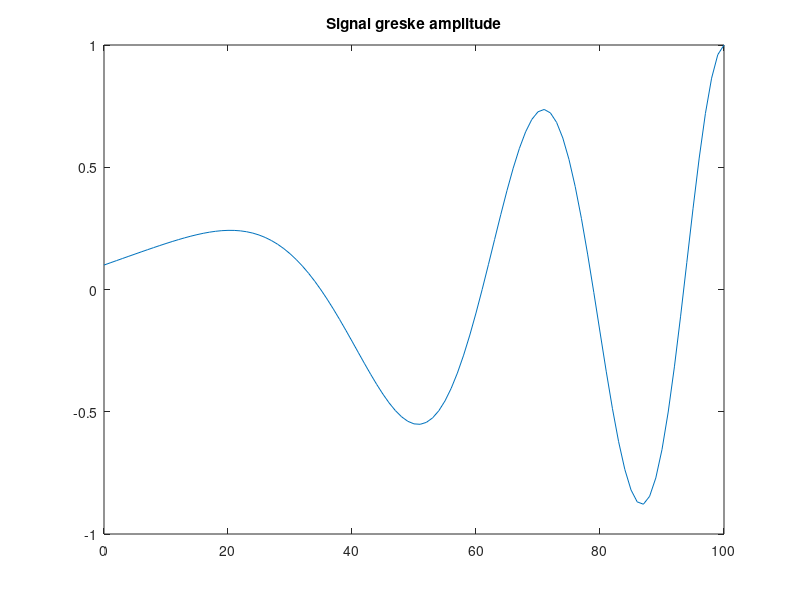
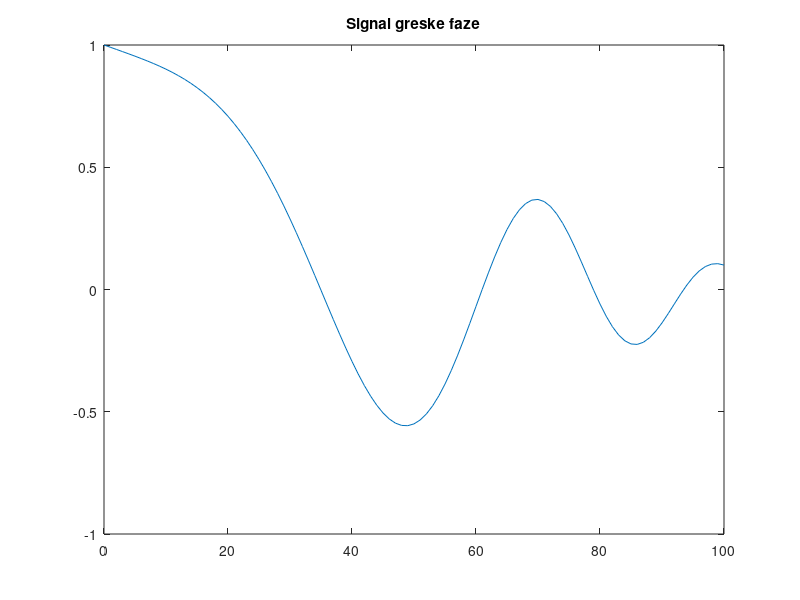
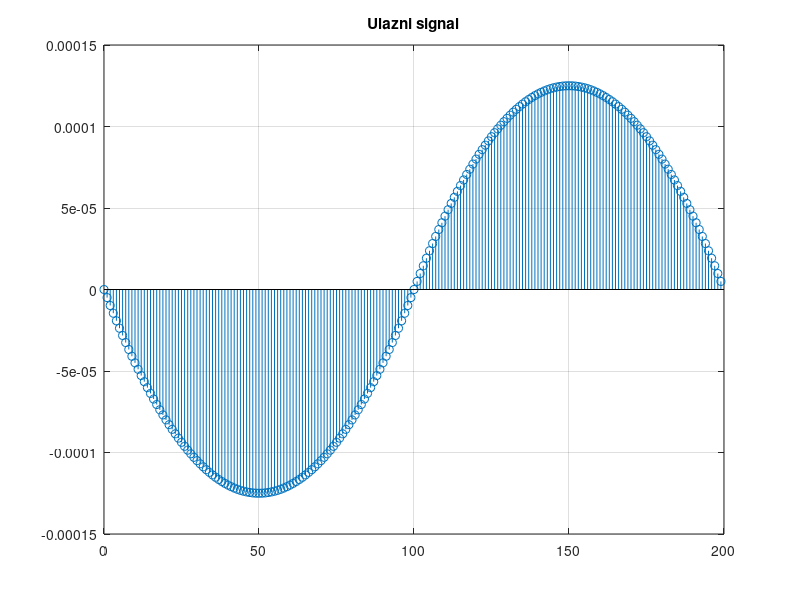
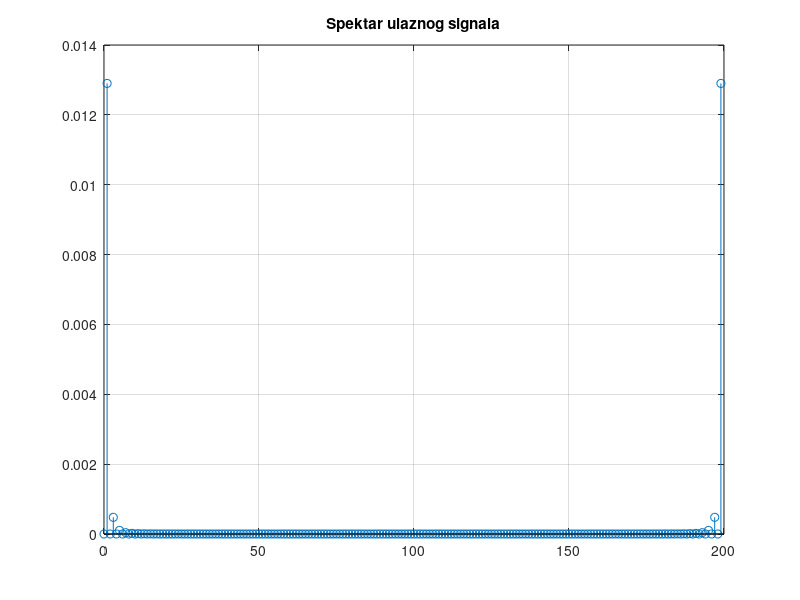

Write the MATLAB code that produced these figures, in order. (Note: this script raises an error after producing the figures.)
clear all
close all

fs = 200000;
Ts = 1/fs;

td = [0:199] * Ts;
Nt = length(td);

max_err_rel = 0.1;
max_err_ph_stepeni = 20;
max_err_ph = max_err_ph_stepeni / 180 * pi;
np = 4; % broj ekstremuma - 1

diff = 0.05;
num_periods = diff:(np-diff)/100:np;

freq = 1000 * num_periods;
tdd = [0:100] * Ts;

min_val = 0.1;
koef = [min_val:(1-min_val)/100:1];
koef_flip = fliplr(koef);

noise_amp = cos(2*pi*freq.*tdd).*koef;
noise_ph = cos(2*pi*freq.*tdd).*koef_flip;

figure
plot([0:100], noise_amp)
title('Signal greske amplitude')

figure
plot([0:100], noise_ph)
title('Signal greske faze')

td2 = td*1000;
xval = 0.001;

% Kvadratna f-ja
x(1:100) = 2*xval*td2(1:100).^2 - xval*td2(1:100);
x(101:200) = -2*xval*td2(101:200).^2 + 3*xval*td2(101:200) - xval;

X = fft(x);

figure
stem([0:Nt-1], x)
grid
title('Ulazni signal')

figure 
stem([0:Nt-1],abs(X));
grid
title('Spektar ulaznog signala')

ww = pi*[0:100]/100;
Hid = ww;
faza_id = pi/2;

Yid = odredi_odziv(noise_amp, 0, 0, Hid, faza_id, X);
yid = real(ifft(Yid)) * fs;

figure
stem([0:199], yid)
grid
title('Izlaz idealnog diferencijatora')

k = 1;
for ii = 0:1/100:1
    gre_amp = ii * max_err_rel;
    gre_faz = ii * max_err_ph;
    
    Y1 = odredi_odziv_razl(noise_amp, noise_ph, gre_amp, gre_faz, Hid, faza_id, X);
    y1 = real(ifft(Y1)) * fs;

    eps1(k) = 1/Nt * sum(abs(y1 - yid));

    delta(k) = ii;
    k = k + 1;
end

figure
plot(delta, eps1)
title('Prosecno odstupanje od idealnog izlaza')